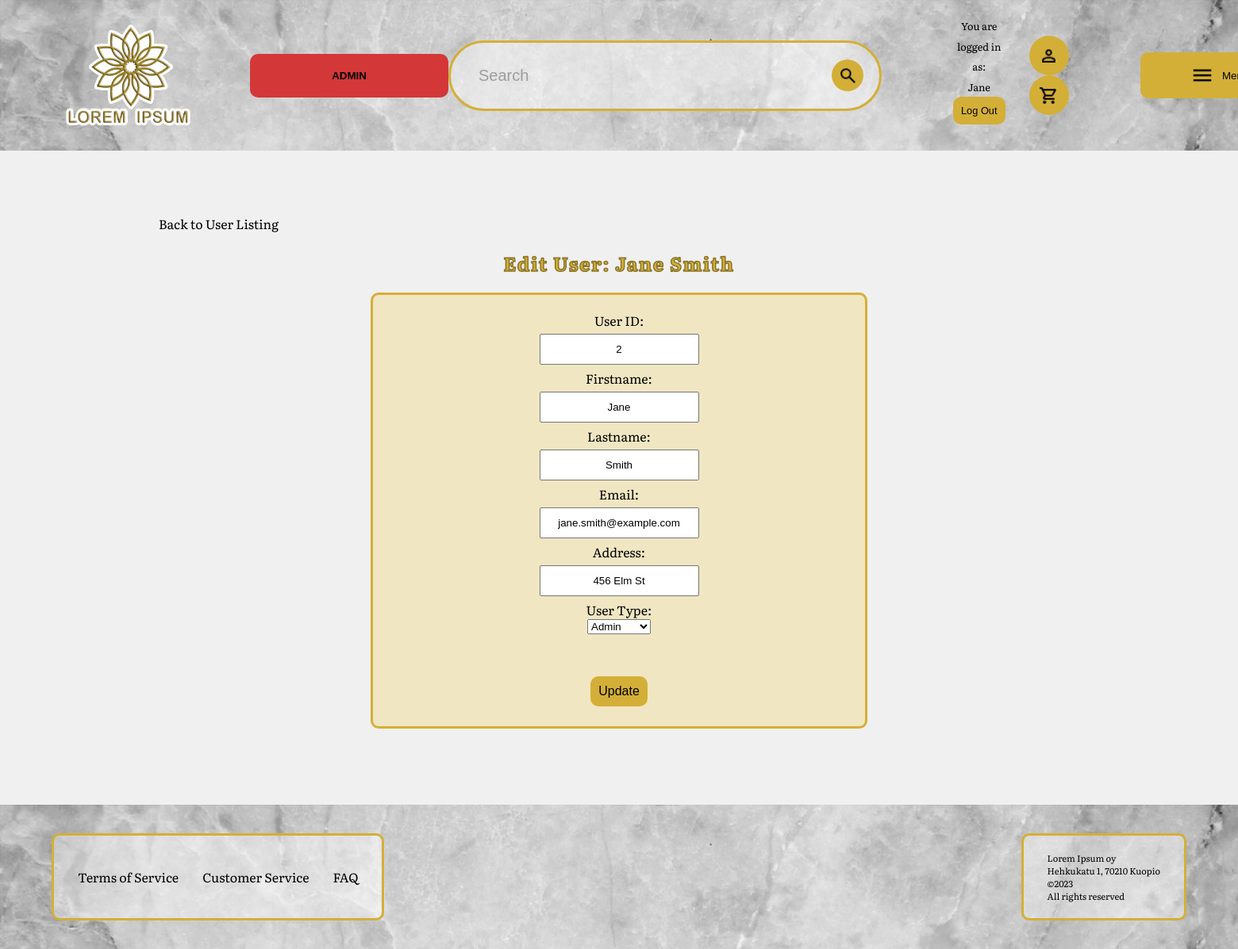
Page /edit_user_admin.php?UserID=2 (signed in) on the committed database.
### tables this page shows
CREATE TABLE `users` (
  `UserID` int(11) NOT NULL,
  `FirstName` varchar(50) DEFAULT NULL,
  `LastName` varchar(50) DEFAULT NULL,
  `Password` varchar(255) DEFAULT NULL,
  `Email` varchar(100) DEFAULT NULL,
  `Address` varchar(255) DEFAULT NULL,
  `UserType` enum('Customer','Admin') DEFAULT NULL,
  `deleted_at` datetime DEFAULT NULL
);

### edit_include_files/user_operations.inc.php (called while the page is built, shortened)
<?php
function getUserDetails($pdo, $userId){
    try{
        $stmt = $pdo->prepare("SELECT * FROM users WHERE UserID = :user_id");
        $stmt->bindParam(':user_id', $userId, PDO::PARAM_INT);
        $stmt->execute();
        $userDetails = $stmt->fetch(PDO::FETCH_ASSOC);
        return $userDetails;
    }
    catch(PDOException $e){
        echo "error: $e";
    }
}

### edit_user_admin.php (the view, shortened to what this page needs)
<?php
$servername = "localhost";
$databasename = "verkkokauppa";
$dbusername = "root";
$dbpassword = "";
try {
    $pdo_conn = new PDO("mysql:host=$servername;dbname=$databasename", $dbusername, $dbpassword);
    $pdo_conn->setAttribute(PDO::ATTR_ERRMODE, PDO::ERRMODE_EXCEPTION);
} catch (PDOException $e) {
    die("Connection failed: " . $e->getMessage());
}
require_once 'edit_include_files/user_operations.inc.php';
    if(isset($_GET['UserID'])){
            $userId = $_GET['UserID'];
            $userDetails = getUserDetails($pdo_conn, $userId);
    }
    else{
        header("Location: admin_users.php");
            die();
    }
    ?>
    <html lang="en">
<head>
    <link rel="stylesheet" href="styles/style.css">
</head>
<body>
  <?php include 'header.php' ?>
  <main class="simple-column ">
  <a href="admin_users.php">Back to User Listing</a>
    <h2 class="center ">Edit User: <?php echo $userDetails['FirstName'] . " " . $userDetails['LastName'] ?></h2>
    <div class="center">
    <form action="edit_user_admin.php" method="post" class="less-wide register">
    <label for="UserId">User ID:</label>
      <input type="text" name="UserId" value="<?= $userDetails['UserID'] ?>" readonly>
        <label for="Firstname">Firstname:</label>
        <input type="text" name="Firstname" value="<?= htmlspecialchars($userDetails['FirstName']) ?>" required>
        <label for="Lastname">Lastname:</label>
        <input type="text" name="Lastname" value="<?= htmlspecialchars($userDetails['LastName']) ?>" required>
        <label for="Email">Email:</label>
        <input type="email" name="Email" value="<?= htmlspecialchars($userDetails['Email']) ?>" required>
        <label for="Address">Address:</label>
        <input type="text" name="Address" value="<?= htmlspecialchars($userDetails['Address']) ?>">
        <label for="UserType">User Type:</label>
     <select name="UserType" required>
    <option value="Admin" <?= ($userDetails['UserType'] == 'Admin') ? 'selected' : '' ?>>Admin</option>
     </select>
     <br> <br>
        <input type="submit" name="submit" value="Update" class="button">
    </form>
    </div>
    </main>
    <?php include 'footer.php' ?>
</body>
</html>

### styles/style.css (style rules this page uses)
html { background-color: #f0f0f0; font-family: 'Literata', serif; }
body { margin: 0; }
::placeholder { color:rgb(158, 158, 158); }
.button { background-color: #D4AF37; font-size: 1em; border-radius: 10px; border: none; padding: 10px 10px; }
a { color: black; transition: color 0.4s ease; text-decoration: none; }
main { display: flex; flex: 1; flex-grow: 1; margin-bottom: 70px; }
h1,h2 { color:#D4AF37; -webkit-text-stroke:1.5px; -webkit-text-stroke-color: #8a7329; letter-spacing: 1.5px; }
.simple-column { display: flex; flex-direction: column; padding: 10px 200px; }
.user-page-login, .register { display: flex; flex-direction: column; align-items: center; background-color:#f1dd9b88; padding:20px; border-radius: 10px; border: solid #D4AF37; }
.user-page-login input, .register input { margin: 5px; padding: 10px; text-align: center; }
.less-wide { width: 50%; }
.center { display: flex; justify-content: center; }

### rows in the picture
users: FirstName "Jane", LastName "Smith", UserId "2", Firstname "Jane", Lastname "Smith", Email "jane.smith@example.com", Address "456 Elm St", UserType "Admin"

### other values in the picture
$_SESSION["username"] "Jane"
